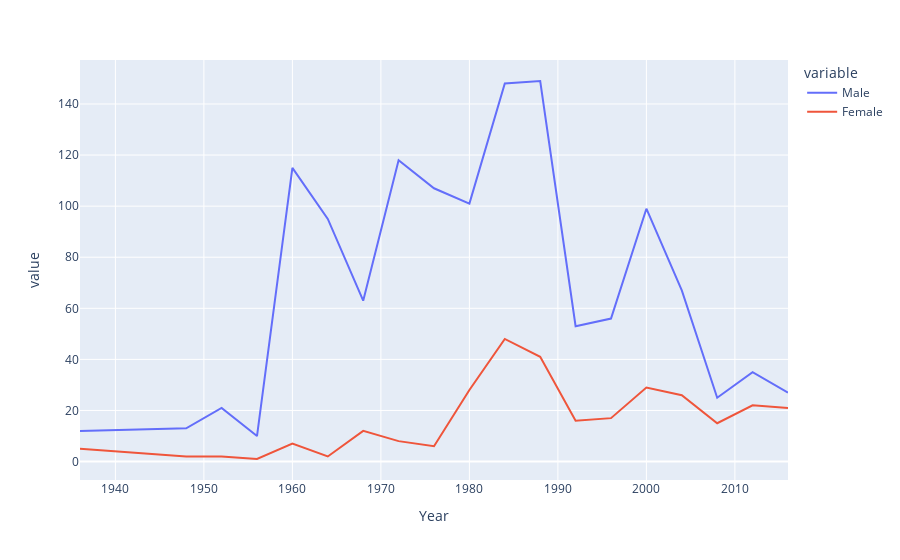

The code cell stored with this chart in its notebook:
### Code cell
fig.show()

### Figure 1 — Plotly figure (JSON) as saved in the notebook; plotly's stock layout.template omitted (floating-point values rounded to 4 significant figures)
{"data": [{"hovertemplate": "variable=Male<br>Year=%{x}<br>value=%{y}<extra></extra>", "legendgroup": "Male", "line": {"color": "#636efa", "dash": "solid"}, "marker": {"symbol": "circle"}, "mode": "lines", "name": "Male", "orientation": "v", "showlegend": true, "type": "scatter", "x": [1936, 1948, 1952, 1956, 1960, 1964, 1968, 1972, 1976, 1980, 1984, 1988, 1992, 1996, 2000, 2004, 2008, 2012, 2016], "xaxis": "x", "y": [12, 13, 21, 10, 115, 95, 63, 118, 107, 101, 148, 149, 53, 56, 99, 67, 25, 35, 27], "yaxis": "y"}, {"hovertemplate": "variable=Female<br>Year=%{x}<br>value=%{y}<extra></extra>", "legendgroup": "Female", "line": {"color": "#EF553B", "dash": "solid"}, "marker": {"symbol": "circle"}, "mode": "lines", "name": "Female", "orientation": "v", "showlegend": true, "type": "scatter", "x": [1936, 1948, 1952, 1956, 1960, 1964, 1968, 1972, 1976, 1980, 1984, 1988, 1992, 1996, 2000, 2004, 2008, 2012, 2016], "xaxis": "x", "y": [5, 2, 2, 1, 7, 2, 12, 8, 6, 28, 48, 41, 16, 17, 29, 26, 15, 22, 21], "yaxis": "y"}], "layout": {"autosize": true, "legend": {"title": {"text": "variable"}, "tracegroupgap": 0}, "margin": {"t": 60}, "xaxis": {"anchor": "y", "autorange": true, "domain": [0, 1], "range": [1936, 2016], "title": {"text": "Year"}, "type": "linear"}, "yaxis": {"anchor": "x", "autorange": true, "domain": [0, 1], "range": [-7.222, 157.2], "title": {"text": "value"}, "type": "linear"}}}
